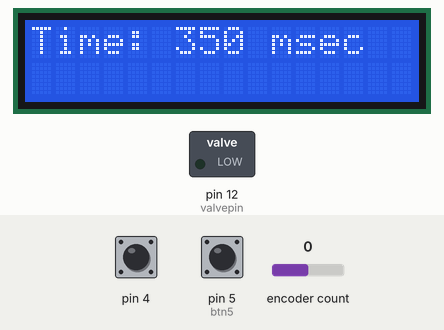
Bench run of a sketch on a simulated Arduino Uno, built with avr-gcc and run on an emulated ATmega328P. Shown: 16×2 character LCD, switched loads named in the sketch (green lamp = pin HIGH). The test bench sets the inputs (shaded band); at power-on: encoder count 0, pin 5 (btn5) HIGH, pin 4 HIGH. At 2.8 s the program stops and its outputs stay as they are.

Above: at 1.2 s.
1.3 s: encoder count set to 1
At 2.0 s:
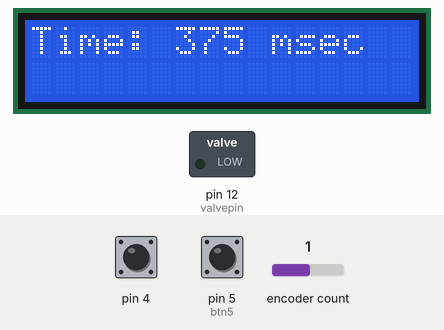
2.8 s: pin 5 (btn5) pulled LOW for 0.15 s
At 4.0 s:
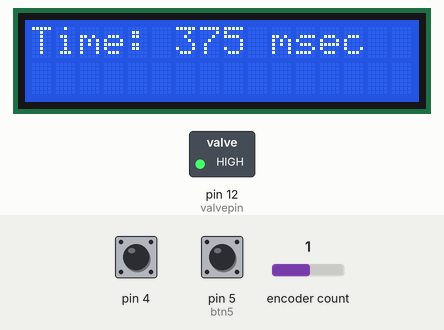
Timing chart, 0 to 4.3 s (numbered marks = the images above; inputs shaded):
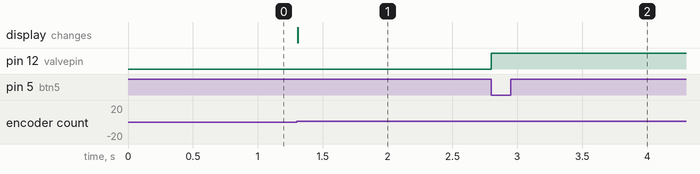

Measured:
- after the input at 1.3 s, the display: changes at once (image 1)
- after the input at 2.8 s, pin 12 (valvepin): LOW → HIGH at once

The sketch:

Dozer_semiauto_LCD1602.ino
```cpp
#include <TimerMs.h>  //библ таймера
#include <EncButton.h> //библ энкодер-кнопка
#include <LiquidCrystal_I2C.h> //библ LCD i2c

//объявл. констант
#define dtmin 100    // dtmax, dtmin - диапазон разрешенных значений времени, все в мсек
#define dtmax 4000   //время макс — для отладки 1 сек, фактически бывает до 4 секунд
#define pauz 200     //принуд. пауза после налива, защита от случ. нажатия в мсек
#define valvepin 12  //назначен вывод клапана

//объявл. переменных
int dt = 350; // dt — заданное изначально время сработки таймера
uint8_t prd_count = 0; // счетчик интервалов для округления
uint8_t stp = 25;  //stp инкремент в мсек на шаг энкодера

LiquidCrystal_I2C lcd(0x27, 16, 2);  // LCD — адрес , столбцов, строк
TimerMs doz(dt, 0, 1); //инициализация таймера dt - уст время, 0 остановлен, 1 - режим "таймер" // (период, мсек ), (0 не запущен / 1 запущен), (режим: 0 период / 1 таймер)
TimerMs prd(stp, 0, 0);  //таймер интервалов кратных инкременту, stp - шаг, 0 остановлен, 0 режим период
EncButton eb(2, 3, 4); // энкодер на 2-3-4 пины
Button btn5(5); // кнопка "авто старт" на 5 пин

void setup() {
  doz.setTimerMode(); //режим однократный обратный отсчет
  doz.stop(); // принудтельно стоп таймер
  pinMode(valvepin, OUTPUT);  //настройка пина клапан на выход
  digitalWrite(valvepin, LOW); //сброс valvepin пина в 0
  lcd.init();           // инициализация Lcd
  lcd.clear(); //очистка дисплея
  lcd.backlight();      // включить подсветку lcd
  lcd.home();  // курсор в исх положение
  lcd.print(String("Time: ") + dt + " msec ");
}

void loop() {
   eb.tick(); //опрос энкодера
   btn5.tick(); //опрос кнопки 5 авто

      //обработка поворота энкодера
    if (eb.turn()) {
       time_increment();
       }
    if (btn5.press()) { //опрос кнопки
       fill_timer(); //вызов подпрограммы наполнения "полуавтомат"
       }
}

// подпрограмма настройки времени энкодером
void time_increment() {
        stp = (dt > 975) ? 100 : 25; //шаг инкремента зависит от значения времени сработки
        dt += stp * eb.dir(); //изменяем период на инкремент со знаком направления вращения энкодера
        dt = (dt < dtmin) ? (dtmin) : dt; // условие меньше меньшего
        dt = (dt > dtmax) ? (dtmax) : dt; // условие больше большего
        lcd.setCursor(6, 0);  // курсор на лсд столбец 6 строка 0
        lcd.print(String(dt) + " msec "); // вывод на лсд текущего периода после всех проверок
}

//подпрограмма  "полуавтомат"
void fill_timer() {
    doz.setTime(dt); //передаем в таймер текущее значение периода
    doz.start(); //запуск отсчета
    digitalWrite(valvepin, HIGH); //вкл клапан
    while (doz.status() == true); //крутимся на месте ждем флаг окончания таймера
    digitalWrite(valvepin, LOW); // выкл клапан
    doz.setTime(pauz); // пауза pauz мсек от быстрого повторного нажатия кнопки
    doz.start(); // запуск таймера на pauz мсек
    while (doz.status() == true); //крутимся на месте ждем флаг окончания таймера
}
```
